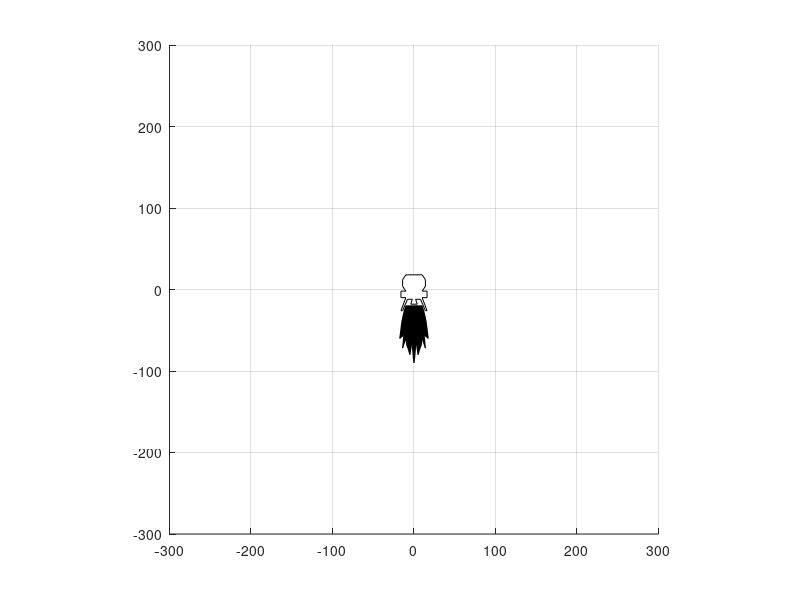

Here is the MATLAB script that generated this plot: (Note: this script raises an error after producing the figure.)
%MECE-117 
%Atticus Russell
%3/28/19
%Final project lunar lander

clc
clear
close all

global dx_shp dy_shp quitgame
quitgame = false;

%Create Figure window and set location, width, height
fig1 = figure('Name','Moon Landing','Position',[75,100,1400,600],...
    'color','black');


%Create axes centered in figure// define axis limits
xmax =300;
xmin = -xmax;
ymax = xmax;
ymin = xmin;

%Create axis with equal aspect ratio, turn off
%auto-scaling, turn off display of axis
axis([xmin  xmax  ymin  ymax])
axis equal
axis manual
axis on
grid on

% register KeyDownListener with the figure
set(fig1,'KeyPressFcn', @KeyDownListener);

%Create 'patch' for spaceship
%create array for spaceship
SHIP = [-5.00,-7.00,-7.00,-5.00, -8.00, -8.00, -5.00, -8.00, -7.00,-4.00 -1.00,-2.00, 2.00, 1.00, 4.00,  7.00,  8.00, 5.00, 8.00, 8.00, 5.00, 7.00, 7.00,5.00; ...
         9.00, 6.00, 2.00,-1.00, -1.00, -5.00, -5.00,-13.00,-13.00,-6.00,-6.00,-9.00,-9.00,-6.00,-6.00,-13.00,-13.00,-5.00,-5.00,-1.00,-1.00, 2.00,6.00,9.00];

%Scale ship to make it more visible
SHIPscale = 2;
SHIP = SHIPscale*SHIP;

Shp_Patch = patch(SHIP(1,:),SHIP(2,:),'w');


%colors
%orange
orn=[0.8500 0.3250 0.0980];
%red orange
ron=[255 127 63];
%red 
red=[1 0 0];
%yellow
yel=[1 1 0];
%light blue
lib=[0.3010 0.7450 0.9330];
%white
wht=[1 1 1];
%light pink
lpk=[254 85 85];

%x and y coordinates of flame
fys=0.4;  
flamex=[-15,000,015,    020,    025,     030,     035,     025,     028,     020,     018,     015,     010,     005,     002,     000,     -02,     -05,     -10,     -15,     -18,     -20,     -28,     -25,     -35,     -30,    -25,    -20];
flamey=[-20,-20,-20,-50*fys,-70*fys,-100*fys,-150*fys,-140*fys,-180*fys,-150*fys,-170*fys,-180*fys,-200*fys,-160*fys,-205*fys,-225*fys,-205*fys,-160*fys,-200*fys,-180*fys,-170*fys,-150*fys,-180*fys,-140*fys,-150*fys,-100*fys,-70*fys,-50*fys];
varray=[wht;wht;wht;wht;yel;orn;orn;orn;orn;orn;orn;orn;orn;orn;orn;orn;orn;orn;orn;orn;orn;orn;orn;orn;orn;orn;yel;wht];
fxscale=0.5;       
%fyscale
   
flamexadj=flamex*fxscale;
size(varray);
size(flamey);

f=patch('XData',flamexadj,'YData',flamey);
f.FaceVertexCData=varray;
f.FaceColor='interp';



dx_shp = 0;
dy_shp = 0;
while ~quitgame
set(Shp_Patch,'XData',SHIP(1,:)+dx_shp,'YData',SHIP(2,:)+dy_shp)
pause(0.005)
end
close all

function KeyDownListener(src,event)
global dx_shp dy_shp quitgame
val = event.Key;
switch val
    case 'rightarrow'
        dx_shp = dx_shp+5;
    case 'leftarrow'
        dx_shp = dx_shp-5;
    case 'uparrow'
        dy_shp = dy_shp+5;
    case 'downarrow'
        dy_shp = dy_shp-5;
    case 'q'
        quitgame = true;
     otherwise
          val
   end
end
